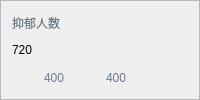
            <widget class="QFrame" name="frame_8">
             <property name="frameShape">
              <enum>QFrame::StyledPanel</enum>
             </property>
             <property name="frameShadow">
              <enum>QFrame::Raised</enum>
             </property>
             <layout class="QVBoxLayout" name="verticalLayout_6">
              <item>
               <widget class="QLabel" name="label_22">
                <property name="styleSheet">
                 <string notr="true">color: rgb(112, 122, 136);
font: 75 12pt &quot;微软雅黑&quot;;</string>
                </property>
                <property name="text">
                 <string>抑郁人数</string>
                </property>
               </widget>
              </item>
              <item>
               <widget class="QLabel" name="label_24">
                <property name="styleSheet">
                 <string notr="true">color: rgb(0, 0, 0);
font: 75 22pt &quot;微软雅黑&quot;</string>
                </property>
                <property name="text">
                 <string>720</string>
                </property>
               </widget>
              </item>
              <item>
               <layout class="QHBoxLayout" name="horizontalLayout_12" stretch="1,1,1">
                <item>
                 <layout class="QHBoxLayout" name="horizontalLayout_13">
                  <item>
                   <widget class="QLabel" name="label_25">
                    <property name="maximumSize">
                     <size>
                      <width>30</width>
                      <height>30</height>
                     </size>
                    </property>
                    <property name="text">
                     <string/>
                    </property>
                    <property name="pixmap">
                     <pixmap resource="../db_master.qrc">:/icon/res/男.png</pixmap>
                    </property>
                    <property name="scaledContents">
                     <bool>true</bool>
                    </property>
                   </widget>
                  </item>
                  <item>
                   <widget class="QLabel" name="label_26">
                    <property name="styleSheet">
                     <string notr="true">color: rgb(112, 122, 136);
font: 75 12pt &quot;微软雅黑&quot;;</string>
                    </property>
                    <property name="text">
                     <string>400</string>
                    </property>
                   </widget>
                  </item>
                 </layout>
                </item>
                <item>
                 <layout class="QHBoxLayout" name="horizontalLayout_14">
                  <item>
                   <widget class="QLabel" name="label_28">
                    <property name="maximumSize">
                     <size>
                      <width>30</width>
                      <height>30</height>
                     </size>
                    </property>
                    <property name="text">
                     <string/>
                    </property>
                    <property name="pixmap">
                     <pixmap resource="../db_master.qrc">:/icon/res/女的.png</pixmap>
                    </property>
                    <property name="scaledContents">
                     <bool>true</bool>
                    </property>
                   </widget>
                  </item>
                  <item>
                   <widget class="QLabel" name="label_29">
                    <property name="styleSheet">
                     <string notr="true">color: rgb(112, 122, 136);
font: 75 12pt &quot;微软雅黑&quot;;</string>
                    </property>
                    <property name="text">
                     <string>400</string>
                    </property>
                   </widget>
                  </item>
                 </layout>
                </item>
                <item>
                 <spacer name="horizontalSpacer_5">
                  <property name="orientation">
                   <enum>Qt::Horizontal</enum>
                  </property>
                  <property name="sizeHint" stdset="0">
                   <size>
                    <width>40</width>
                    <height>20</height>
                   </size>
                  </property>
                 </spacer>
                </item>
               </layout>
              </item>
             </layout>
            </widget>
